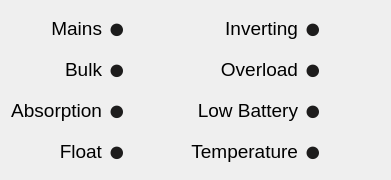
   <widget class="QWidget" name="layoutWidget">
    <property name="geometry">
     <rect>
      <x>460</x>
      <y>535</y>
      <width>391</width>
      <height>180</height>
     </rect>
    </property>
    <layout class="QGridLayout" name="gridLayout">
     <item row="0" column="0">
      <widget class="QLabel" name="Mains_Label">
       <property name="font">
        <font>
         <pointsize>14</pointsize>
        </font>
       </property>
       <property name="text">
        <string>Mains</string>
       </property>
       <property name="alignment">
        <set>Qt::AlignRight|Qt::AlignTrailing|Qt::AlignVCenter</set>
       </property>
      </widget>
     </item>
     <item row="1" column="0">
      <widget class="QLabel" name="Bulk_Label">
       <property name="font">
        <font>
         <pointsize>14</pointsize>
        </font>
       </property>
       <property name="text">
        <string>Bulk</string>
       </property>
       <property name="alignment">
        <set>Qt::AlignRight|Qt::AlignTrailing|Qt::AlignVCenter</set>
       </property>
      </widget>
     </item>
     <item row="3" column="3">
      <widget class="QLabel" name="Temperature_LED">
       <property name="font">
        <font>
         <pointsize>22</pointsize>
        </font>
       </property>
       <property name="styleSheet">
        <string notr="true">color: rgb(29, 28, 28);</string>
       </property>
       <property name="text">
        <string>●</string>
       </property>
       <property name="alignment">
        <set>Qt::AlignLeading|Qt::AlignLeft|Qt::AlignTop</set>
       </property>
      </widget>
     </item>
     <item row="3" column="1">
      <widget class="QLabel" name="Float_LED">
       <property name="font">
        <font>
         <pointsize>22</pointsize>
        </font>
       </property>
       <property name="styleSheet">
        <string notr="true">color: rgb(29, 28, 28);</string>
       </property>
       <property name="text">
        <string>●</string>
       </property>
       <property name="alignment">
        <set>Qt::AlignLeading|Qt::AlignLeft|Qt::AlignTop</set>
       </property>
      </widget>
     </item>
     <item row="3" column="2">
      <widget class="QLabel" name="Temperature_Label">
       <property name="font">
        <font>
         <pointsize>14</pointsize>
        </font>
       </property>
       <property name="text">
        <string>Temperature</string>
       </property>
       <property name="alignment">
        <set>Qt::AlignRight|Qt::AlignTrailing|Qt::AlignVCenter</set>
       </property>
      </widget>
     </item>
     <item row="0" column="2">
      <widget class="QLabel" name="Inverting_Label">
       <property name="font">
        <font>
         <pointsize>14</pointsize>
        </font>
       </property>
       <property name="text">
        <string>Inverting</string>
       </property>
       <property name="alignment">
        <set>Qt::AlignRight|Qt::AlignTrailing|Qt::AlignVCenter</set>
       </property>
      </widget>
     </item>
     <item row="0" column="3">
      <widget class="QLabel" name="Inverting_LED">
       <property name="font">
        <font>
         <pointsize>22</pointsize>
        </font>
       </property>
       <property name="styleSheet">
        <string notr="true">color: rgb(29, 28, 28);</string>
       </property>
       <property name="text">
        <string>●</string>
       </property>
       <property name="alignment">
        <set>Qt::AlignLeading|Qt::AlignLeft|Qt::AlignTop</set>
       </property>
      </widget>
     </item>
     <item row="3" column="0">
      <widget class="QLabel" name="Float_Label">
       <property name="font">
        <font>
         <pointsize>14</pointsize>
        </font>
       </property>
       <property name="text">
        <string>Float</string>
       </property>
       <property name="alignment">
        <set>Qt::AlignRight|Qt::AlignTrailing|Qt::AlignVCenter</set>
       </property>
      </widget>
     </item>
     <item row="1" column="1">
      <widget class="QLabel" name="Bulk_LED">
       <property name="font">
        <font>
         <pointsize>22</pointsize>
        </font>
       </property>
       <property name="styleSheet">
        <string notr="true">color: rgb(29, 28, 28);</string>
       </property>
       <property name="text">
        <string>●</string>
       </property>
       <property name="alignment">
        <set>Qt::AlignLeading|Qt::AlignLeft|Qt::AlignTop</set>
       </property>
      </widget>
     </item>
     <item row="2" column="2">
      <widget class="QLabel" name="Low_Battery_Label">
       <property name="font">
        <font>
         <pointsize>14</pointsize>
        </font>
       </property>
       <property name="text">
        <string>Low Battery</string>
       </property>
       <property name="alignment">
        <set>Qt::AlignRight|Qt::AlignTrailing|Qt::AlignVCenter</set>
       </property>
      </widget>
     </item>
     <item row="1" column="2">
      <widget class="QLabel" name="Overload_Label">
       <property name="font">
        <font>
         <pointsize>14</pointsize>
        </font>
       </property>
       <property name="text">
        <string>Overload</string>
       </property>
       <property name="alignment">
        <set>Qt::AlignRight|Qt::AlignTrailing|Qt::AlignVCenter</set>
       </property>
      </widget>
     </item>
     <item row="2" column="3">
      <widget class="QLabel" name="Low_Battery_LED">
       <property name="font">
        <font>
         <pointsize>22</pointsize>
        </font>
       </property>
       <property name="styleSheet">
        <string notr="true">color: rgb(29, 28, 28);</string>
       </property>
       <property name="text">
        <string>●</string>
       </property>
       <property name="alignment">
        <set>Qt::AlignLeading|Qt::AlignLeft|Qt::AlignTop</set>
       </property>
      </widget>
     </item>
     <item row="2" column="0">
      <widget class="QLabel" name="Absorption_Label">
       <property name="font">
        <font>
         <pointsize>14</pointsize>
        </font>
       </property>
       <property name="text">
        <string>Absorption</string>
       </property>
       <property name="alignment">
        <set>Qt::AlignRight|Qt::AlignTrailing|Qt::AlignVCenter</set>
       </property>
      </widget>
     </item>
     <item row="1" column="3">
      <widget class="QLabel" name="Overload_LED">
       <property name="font">
        <font>
         <pointsize>22</pointsize>
        </font>
       </property>
       <property name="styleSheet">
        <string notr="true">color: rgb(29, 28, 28);</string>
       </property>
       <property name="text">
        <string>●</string>
       </property>
       <property name="alignment">
        <set>Qt::AlignLeading|Qt::AlignLeft|Qt::AlignTop</set>
       </property>
      </widget>
     </item>
     <item row="0" column="1">
      <widget class="QLabel" name="Mains_LED">
       <property name="font">
        <font>
         <pointsize>22</pointsize>
        </font>
       </property>
       <property name="styleSheet">
        <string notr="true">color: rgb(28, 28, 28);</string>
       </property>
       <property name="text">
        <string>●</string>
       </property>
       <property name="alignment">
        <set>Qt::AlignLeading|Qt::AlignLeft|Qt::AlignTop</set>
       </property>
      </widget>
     </item>
     <item row="2" column="1">
      <widget class="QLabel" name="Absorption_LED">
       <property name="font">
        <font>
         <pointsize>22</pointsize>
        </font>
       </property>
       <property name="styleSheet">
        <string notr="true">color: rgb(29, 28, 28);</string>
       </property>
       <property name="text">
        <string>●</string>
       </property>
       <property name="alignment">
        <set>Qt::AlignLeading|Qt::AlignLeft|Qt::AlignTop</set>
       </property>
      </widget>
     </item>
    </layout>
    <zorder>Float_Label</zorder>
    <zorder>Mains_Label</zorder>
    <zorder>Bulk_Label</zorder>
    <zorder>Temperature_LED</zorder>
    <zorder>Float_LED</zorder>
    <zorder>Temperature_Label</zorder>
    <zorder>Inverting_Label</zorder>
    <zorder>Inverting_LED</zorder>
    <zorder>Bulk_LED</zorder>
    <zorder>Low_Battery_Label</zorder>
    <zorder>Overload_Label</zorder>
    <zorder>Low_Battery_LED</zorder>
    <zorder>Absorption_Label</zorder>
    <zorder>Overload_LED</zorder>
    <zorder>Mains_LED</zorder>
    <zorder>Absorption_LED</zorder>
   </widget>
